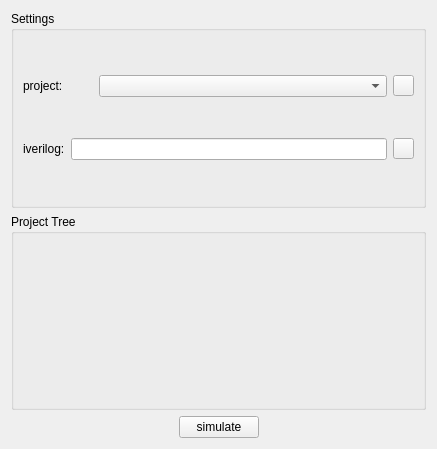
<?xml version="1.0" encoding="UTF-8"?>
<ui version="4.0">
 <class>module_simulat_widget</class>
 <widget class="QWidget" name="module_simulat_widget">
  <property name="geometry">
   <rect>
    <x>0</x>
    <y>0</y>
    <width>437</width>
    <height>449</height>
   </rect>
  </property>
  <property name="maximumSize">
   <size>
    <width>17666</width>
    <height>16777215</height>
   </size>
  </property>
  <property name="windowTitle">
   <string>Form</string>
  </property>
  <layout class="QVBoxLayout" name="verticalLayout_2">
   <item>
    <widget class="QGroupBox" name="groupBox_2">
     <property name="title">
      <string>Settings </string>
     </property>
     <layout class="QVBoxLayout" name="verticalLayout">
      <item>
       <layout class="QHBoxLayout" name="horizontalLayout_2">
        <item>
         <widget class="QLabel" name="label">
          <property name="maximumSize">
           <size>
            <width>70</width>
            <height>16777215</height>
           </size>
          </property>
          <property name="text">
           <string>project:</string>
          </property>
         </widget>
        </item>
        <item>
         <widget class="QComboBox" name="project_comboBox"/>
        </item>
        <item>
         <widget class="QPushButton" name="selectProjectPath_pushButton">
          <property name="minimumSize">
           <size>
            <width>20</width>
            <height>20</height>
           </size>
          </property>
          <property name="maximumSize">
           <size>
            <width>21</width>
            <height>21</height>
           </size>
          </property>
          <property name="text">
           <string/>
          </property>
          <property name="icon">
           <iconset resource="../icons/icons.qrc">
            <normaloff>:/pic/select.png</normaloff>:/pic/select.png</iconset>
          </property>
         </widget>
        </item>
       </layout>
      </item>
      <item>
       <layout class="QHBoxLayout" name="horizontalLayout">
        <item>
         <widget class="QLabel" name="label_2">
          <property name="text">
           <string>iverilog:</string>
          </property>
         </widget>
        </item>
        <item>
         <widget class="QLineEdit" name="iverlogPath_lineEdit"/>
        </item>
        <item>
         <widget class="QPushButton" name="selectIverilogPath_pushButton">
          <property name="minimumSize">
           <size>
            <width>20</width>
            <height>20</height>
           </size>
          </property>
          <property name="maximumSize">
           <size>
            <width>21</width>
            <height>21</height>
           </size>
          </property>
          <property name="text">
           <string/>
          </property>
          <property name="icon">
           <iconset resource="../icons/icons.qrc">
            <normaloff>:/pic/select.png</normaloff>:/pic/select.png</iconset>
          </property>
         </widget>
        </item>
       </layout>
      </item>
     </layout>
    </widget>
   </item>
   <item>
    <widget class="QGroupBox" name="projectTree_groupBox">
     <property name="title">
      <string>Project Tree</string>
     </property>
    </widget>
   </item>
   <item>
    <layout class="QHBoxLayout" name="horizontalLayout_3">
     <item>
      <spacer name="horizontalSpacer">
       <property name="orientation">
        <enum>Qt::Horizontal</enum>
       </property>
       <property name="sizeHint" stdset="0">
        <size>
         <width>40</width>
         <height>20</height>
        </size>
       </property>
      </spacer>
     </item>
     <item>
      <widget class="QPushButton" name="simulate_pushButton">
       <property name="text">
        <string>simulate</string>
       </property>
       <property name="icon">
        <iconset resource="../icons/icons.qrc">
         <normaloff>:/pic/simulate.png</normaloff>:/pic/simulate.png</iconset>
       </property>
      </widget>
     </item>
     <item>
      <spacer name="horizontalSpacer_2">
       <property name="orientation">
        <enum>Qt::Horizontal</enum>
       </property>
       <property name="sizeHint" stdset="0">
        <size>
         <width>40</width>
         <height>20</height>
        </size>
       </property>
      </spacer>
     </item>
    </layout>
   </item>
  </layout>
 </widget>
 <resources>
  <include location="../icons/icons.qrc"/>
 </resources>
 <connections/>
</ui>
